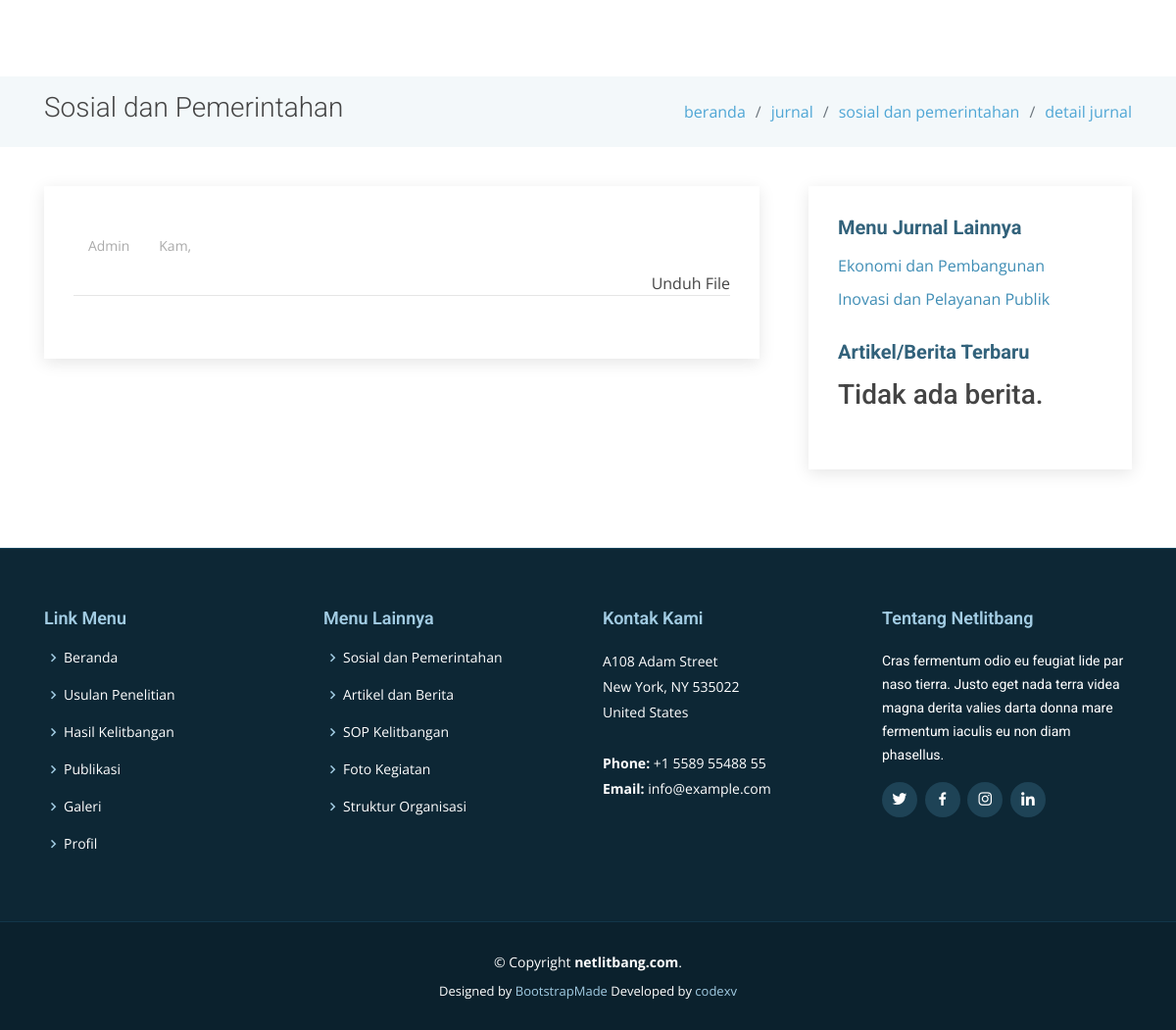
The app's page /client/litbang/detail/sosial-pemerintahan/apa-ya-1596526443 (lower part), older data.
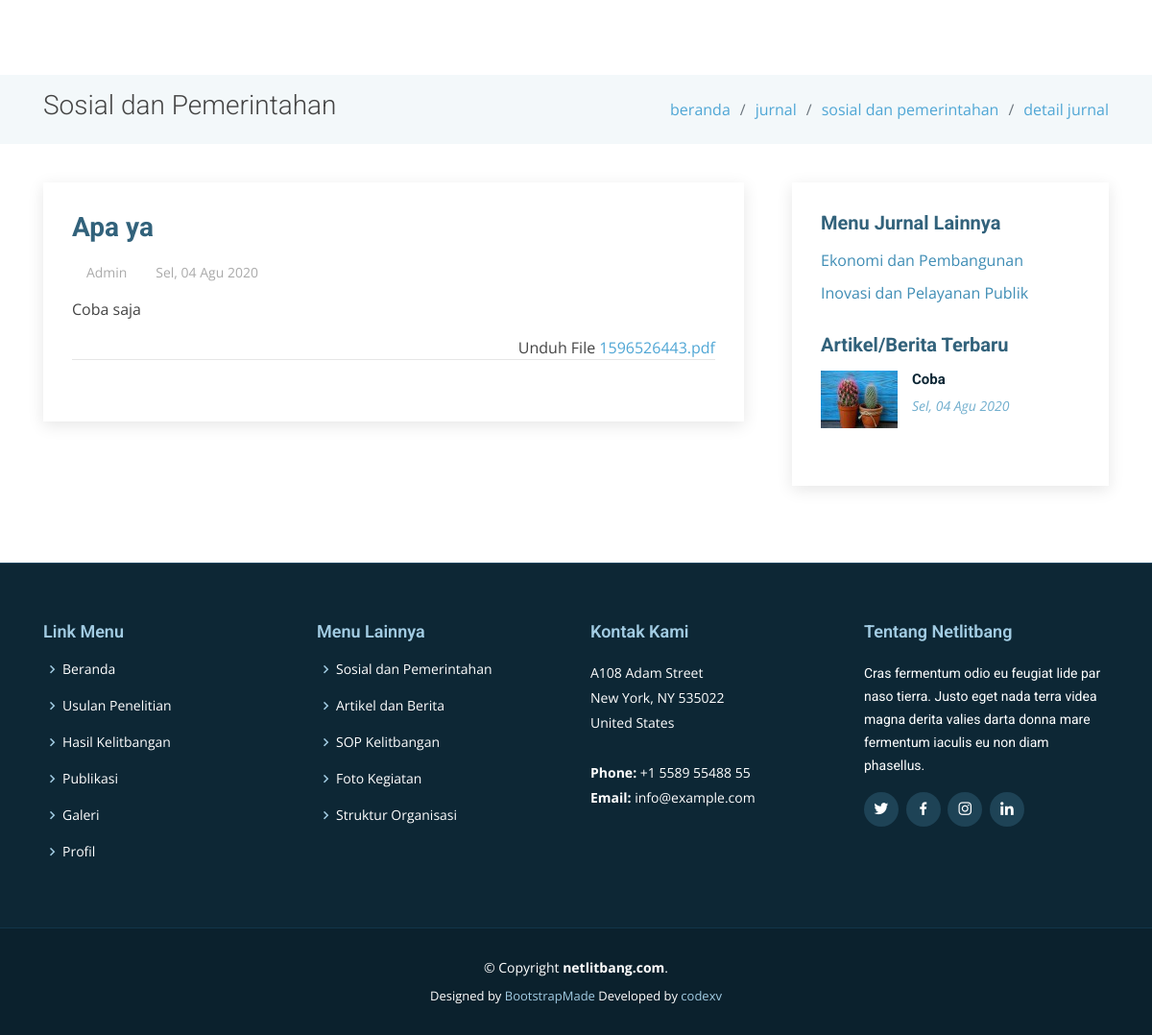
The same page, newer data.
### tables this page shows
CREATE TABLE `articles` (
  `id` int(11) NOT NULL,
  `title` varchar(250) DEFAULT NULL,
  `content` text NOT NULL,
  `file` varchar(55) DEFAULT NULL,
  `start_date` date DEFAULT NULL,
  `end_date` date DEFAULT NULL,
  `type` enum('sop-kelitbangan','rik-bombana','agenda-kegiatan','rekomendasi','artikel-berita','sosial-pemerintahan','ekonomi-pembangunan','inovasi-pelayanan-publik') NOT NULL,
  `slug` varchar(250) DEFAULT NULL,
  `created_at` timestamp NOT NULL DEFAULT CURRENT_TIMESTAMP,
  `created_by` int(11) NOT NULL,
  `updated_at` timestamp NULL DEFAULT NULL,
  `updated_by` int(11) DEFAULT NULL
);

### client/application/controllers/Litbang.php (called while the page is built, shortened)
<?php
class Litbang extends CI_Controller {
	public function __construct() {
		$this->load->model('Litbang_model');
	}
	public function detail($content, $slug) {
		$data					= $this->__getContentData($content, 'detail', $slug);
		$data['new_articles']	= $this->Litbang_model->getNewArticle();
		$this->load->view('templates/header');
		$this->load->view('templates/head-content', $data);
		$this->load->view('pages/litbang/'.$content.'-detail');
		$this->load->view('templates/footer');
	}
	protected function __getContentData($content, $function = 'index', $slug = NULL) {
		if($function == 'index') {
			if($content == 'sosial-pemerintahan') {
				$data				= $this->__getPagination($content, 'articles');
				$data['head']		= 'Sosial dan Pemerintahan';
				$data['content']	= 'Publikasi jurnal tema sosial dan pemerintahan.';
				$data['title']		= 'Sosial dan Pemerintahan';
				$data['link_map']	= [
					[
						'title'	=> 'beranda',
						'slug'	=> base_url()
					],
					[
						'title'	=> 'hasil kelitbangan',
						'slug'	=> NULL
					],
					[
						'title'	=> 'sosial dan pemerintahan',
						'slug'	=> NULL
					],
				];
				$data['side_submenu']	= [
					[
						'title'	=> 'Ekonomi dan Pembangunan',
						'slug'	=> base_url('litbang/ekonomi-pembangunan'),
						'total'	=> $this->Litbang_model->getTotalData('ekonomi-pembangunan', 'articles')
					],
					[
						'title'	=> 'Inovasi dan Pelayanan Publik',
						'slug'	=> base_url('litbang/inovasi-pelayanan-publik'),
						'total' => $this->Litbang_model->getTotalData('inovasi-pelayanan-publik', 'articles')
					]
				];
				return $data;
			}else if($content == 'ekonomi-pembangunan') {
				$data				= $this->__getPagination($content, 'articles');
				$data['head']		= 'Ekonomi dan Pembangunan';
				$data['content']	= 'Publikasi jurnal tema ekonomi dan pembangunan.';
				$data['title']		= 'Ekonomi dan Pembangunan';
				$data['link_map']	= [
					[
						'title'	=> 'beranda',
						'slug'	=> base_url()
					],
					[
						'title'	=> 'hasil kelitbangan',
						'slug'	=> NULL
					],
					[
						'title'	=> 'ekonomi dan pembangunan',
						'slug'	=> NULL
					],
				];
				$data['side_submenu']	= [
					[
						'title'	=> 'Sosial dan Pemerintahan',
						'slug'	=> base_url('litbang/sosial-pemerintahan'),
						'total'	=> $this->Litbang_model->getTotalData('sosial-pemerintahan', 'articles')
					],
					[
						'title'	=> 'Inovasi dan Pelayanan Publik',
						'slug'	=> base_url('litbang/inovasi-pelayanan-publik'),
						'total' => $this->Litbang_model->getTotalData('inovasi-pelayanan-publik', 'articles')
					]
				];
				return $data;
			}else if($content == 'inovasi-pelayanan-publik') {
				$data				= $this->__getPagination($content, 'articles');
				$data['head']		= 'Inovasi dan Pelayanan Publik';
				$data['content']	= 'Publikasi jurnal tema inovasi dan pelayanan publik.';
				$data['title']		= 'Inovasi dan Pelayanan Publik';
				$data['link_map']	= [
					[
						'title'	=> 'beranda',
						'slug'	=> base_url()
					],
					[
						'title'	=> 'hasil kelitbangan',
						'slug'	=> NULL
					],
					[
						'title'	=> 'inovasi dan pelayanan publik',
						'slug'	=> NULL
					],
				];
				$data['side_submenu']	= [
					[
						'title'	=> 'Sosial dan Pemerintahan',
						'slug'	=> base_url('litbang/sosial-pemerintahan'),
						'total'	=> $this->Litbang_model->getTotalData('sosial-pemerintahan', 'articles')
					],
					[
						'title'	=> 'Ekonomi dan Pembangunan',
						'slug'	=> base_url('litbang/ekonomi-pembangunan'),
						'total' => $this->Litbang_model->getTotalData('ekonomi-pembangunan', 'articles')
					]
				];
				return $data;
			}
		}else if($function == 'detail') {
			if($content == 'sosial-pemerintahan') {
				$data['results']	= $this->Litbang_model->getDetailData('articles', $slug);
				$data['head']		= 'Sosial dan Pemerintahan';
				$data['content']	= 'Publikasi jurnal tema sosial dan pemerintahan.';
				$data['title']		= 'Sosial dan Pemerintahan';
				$data['link_map']	= [
					[
						'title'	=> 'beranda',
						'slug'	=> base_url()
					],
					[
						'title'	=> 'jurnal',
						'slug'	=> NULL
					],
					[
						'title'	=> 'sosial dan pemerintahan',
						'slug'	=> base_url('litbang/sosial-pemerintahan')
					],
					[
						'title'	=> 'detail jurnal',
						'slug'	=> NULL
					],
				];
				$data['side_submenu']	= [
					[
						'title'	=> 'Ekonomi dan Pembangunan',
						'slug'	=> base_url('litbang/ekonomi-pembangunan'),
						'total'	=> NULL
					],
					[
						'title'	=> 'Inovasi dan Pelayanan Publik',
						'slug'	=> base_url('litbang/inovasi-pelayanan-publik'),
						'total' => NULL
					]
				];
				return $data;
			}else if($content == 'ekonomi-pembangunan') {
				$data['results']	= $this->Litbang_model->getDetailData('articles', $slug);
				$data['head']		= 'Ekonomi dan Pembangunan';
				$data['content']	= 'Publikasi jurnal tema ekonomi dan pembangunan.';
				$data['title']		= 'Ekonomi dan Pembangunan';
				$data['link_map']	= [
					[
						'title'	=> 'beranda',
						'slug'	=> base_url()
					],
					[
						'title'	=> 'hasil kelitbangan',
						'slug'	=> NULL
					],
					[
						'title'	=> 'ekonomi dan pembangunan',
						'slug'	=> NULL
					],
				];
				$data['side_submenu']	= [
					[
						'title'	=> 'Sosial dan Pemerintahan',
						'slug'	=> base_url('litbang/sosial-pemerintahan'),
						'total'	=> $this->Litbang_model->getTotalData('sosial-pemerintahan', 'articles')
					],
					[
						'title'	=> 'Inovasi dan Pelayanan Publik',
						'slug'	=> base_url('litbang/inovasi-pelayanan-publik'),
						'total' => $this->Litbang_model->getTotalData('inovasi-pelayanan-publik', 'articles')
					]
				];
				return $data;
			}else if($content == 'inovasi-pelayanan-publik') {
				$data['results']	= $this->Litbang_model->getDetailData('articles', $slug);
				$data['head']		= 'Inovasi dan Pelayanan Publik';
				$data['content']	= 'Publikasi jurnal tema inovasi dan pelayanan publik.';
				$data['title']		= 'Inovasi dan Pelayanan Publik';
				$data['link_map']	= [
					[
						'title'	=> 'beranda',
						'slug'	=> base_url()
					],
					[
						'title'	=> 'hasil kelitbangan',
						'slug'	=> NULL
					],
					[
						'title'	=> 'inovasi dan pelayanan publik',
						'slug'	=> NULL
					],
				];
				$data['side_submenu']	= [
					[
						'title'	=> 'Sosial dan Pemerintahan',
						'slug'	=> base_url('litbang/sosial-pemerintahan'),
						'total'	=> $this->Litbang_model->getTotalData('sosial-pemerintahan', 'articles')
					],
					[
						'title'	=> 'Ekonomi dan Pembangunan',
						'slug'	=> base_url('litbang/ekonomi-pembangunan'),
						'total' => $this->Litbang_model->getTotalData('ekonomi-pembangunan', 'articles')
					]
				];
				return $data;
			}
		}
	}
}

### client/index.php (called while the page is built, shortened)
<?php
require_once BASEPATH.'core/CodeIgniter.php';

### client/application/models/Litbang_model.php (called while the page is built, shortened)
<?php
class Litbang_model extends CI_Model{
    public function getNewArticle(){
                      $this->db->limit(3);
                      $this->db->order_by('created_at', 'DESC');
        $results    = $this->db->get_where('articles', ['type' => 'artikel-berita'])->result_array();
        return $results;
    }
    public function getDetailData($table, $slug) {
        $results    = $this->db->get_where($table, ['slug' => $slug])->result_array();
        return $results;
    }
}

### client/application/helpers/RMY_helper.php (called while the page is built, shortened)
<?php defined('BASEPATH') OR exit('No direct script access allowed');
if (! function_exists('_limitText($string, $limit = 100)'))
{
	function _limitText($string, $limit = 100) {
        $string = strip_tags($string);
        return $string;
    }
}
if (! function_exists('_dateShortID($date)'))
{
	function _dateShortID($date){
        $bulan = array(
            'Jan',
            'Feb',
            'Mar',
            'Apr',
            'Mei',
            'Jun',
            'Jul',
            'Agu',
            'Sep',
            'Okt',
            'Nov',
            'Des'
        );
        $hari = array(
            'Monday' => 'Sen',
            'Tuesday' => 'Sel',
            'Wednesday' => 'Rab',
            'Thursday' => 'Kam',
            'Friday' => 'Jum',
            'Saturday' => 'Sab',
            'Sunday' => 'Min'
        );
        $split = explode(' ', $date);
        $split = explode('-', $split[0]);
        $indexHari = date('l', strtotime($date));
        return $hari[$indexHari].', '.$split[2].' '.$bulan[$split[1]-1].' '.$split[0];
    }
}

### client/application/views/pages/litbang/sosial-pemerintahan-detail.php (the view, shortened to what the changed rows need)
<main id="main">
    <section class="breadcrumbs">
        <div class="container">
            <div class="d-flex justify-content-between align-items-center">
            <h2><?=$title?></h2>
            <ol>
                <?php
                    foreach($link_map as $link) {
                ?>
                <li><a href="<?=$link['slug']?>"><?=$link['title']?></a></li>
                <?php
                    }
                ?>
            </ol>
            </div>
        </div>
    </section>
    <section class="blog" data-aos="fade-up" data-aos-easing="ease-in-out" data-aos-duration="500">
        <div class="container">
            <div class="row">
                <div class="col-lg-8 entries">
                    <article class="entry entry-single">
                        <h2 class="entry-title">
                            <a href="#"><?=$results[0]['title']?></a>
                        </h2>
                        <div class="entry-meta">
                            <ul>
                            <li class="d-flex align-items-center"><i class="icofont-wall-clock"></i> <a href="#"><time datetime="<?=date('Y-m-d')?>"><?=_dateShortID($results[0]['created_at'])?></time></a></li>
                            </ul>
                        </div>
                        <div class="entry-content">
                            <p><?=$results[0]['content']?></p>
                        </div>
                        <div class="read-more text-right">
                            Unduh File <a href="<?=base_url('uploads/files/').$results[0]['file']?>" download=""><?=$results[0]['file']?></a>
                        </div>
                    </article>
                </div>
                <div class="col-lg-4">
                    <div class="sidebar">
                    <div class="sidebar-item categories">
                        <ul>
                            <?php
                                foreach($side_submenu as $submenu) {
                            ?>
                            <li><a href="<?=$submenu['slug']?>"><?=$submenu['title']?> <?=!empty($submenu['total']) ? '<span>('.$submenu['total'].')</span>' : '' ?></a></li>
                            <?php
                                }
                            ?>
                        </ul>
                    </div>
                    <div class="sidebar-item recent-posts">
                        <?php
                            if(!empty($new_articles)) {
                                foreach($new_articles as $value) {
                        ?>
                        <div class="post-item clearfix">
                            <img src="<?=base_url('uploads/images/thumbs/').$value['file']?>" alt="gambar">
                            <h4><a href="<?=base_url('journal/detail/artikel-berita/').$value['slug']?>"><?=_limitText($value['title'],35)?></a></h4>
                            <time datetime="<?=date('Y-m-d')?>"><?=_dateShortID($value['created_at'])?></time>
                        </div>
                        <?php
                                }
                            }else {
                        ?>
                        <h3>Tidak ada berita.</h3>
                        <?php
                            }
                        ?>
                    </div>
                    </div>
                </div>
            </div>
        </div>
    </section>
</main>

Row changes from the older to the newer data that the page shows:
added articles: title "Apa ya", created_at "Sel, 04 Agu 2020", content "Coba saja", file "1596526443.pdf"
added articles: file (picture), title "Coba", created_at "Sel, 04 Agu 2020"
Text that changed along with them:
_dateShortID($results[0]['created_at']): "Kam," → (not shown)
text no longer shown: "Tidak ada berita."
